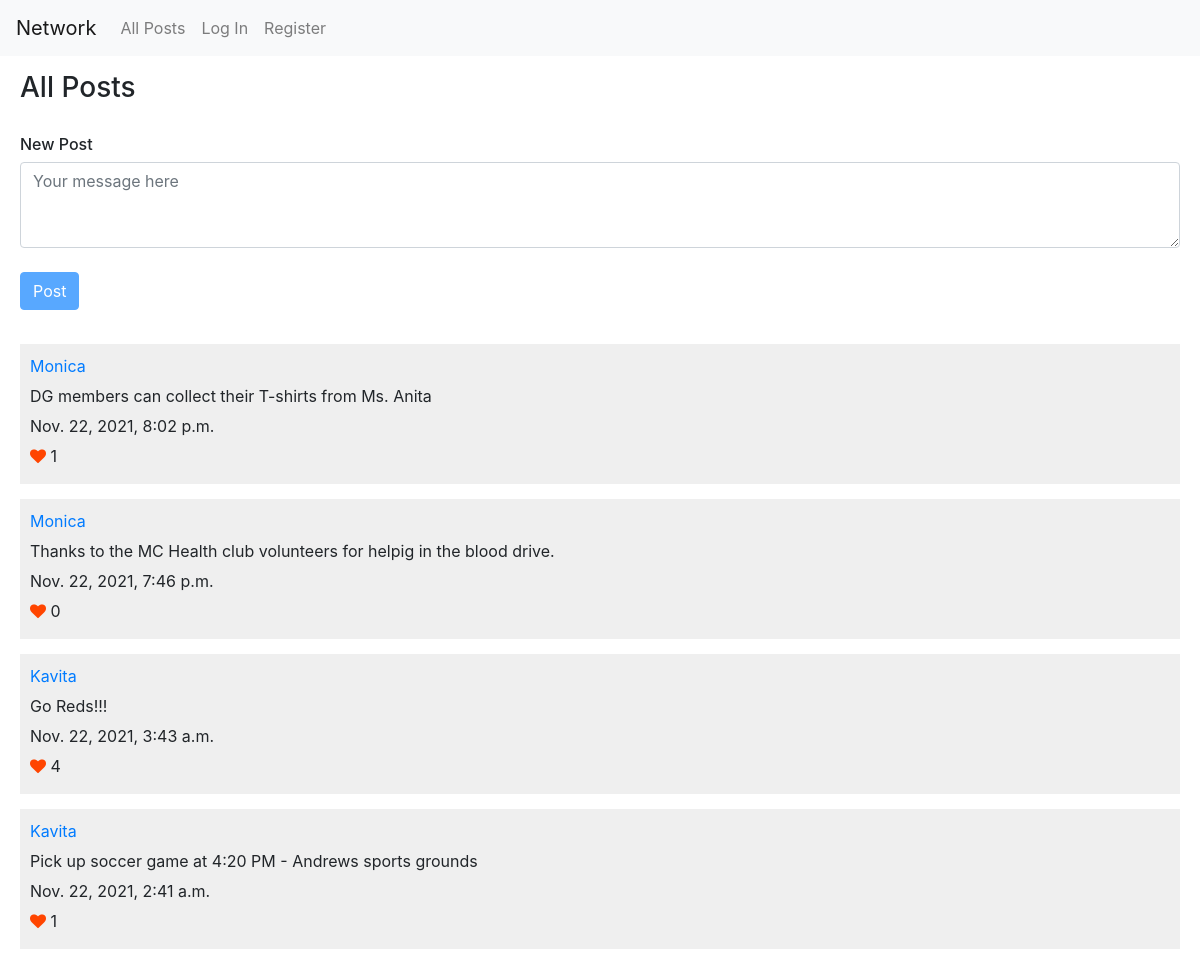
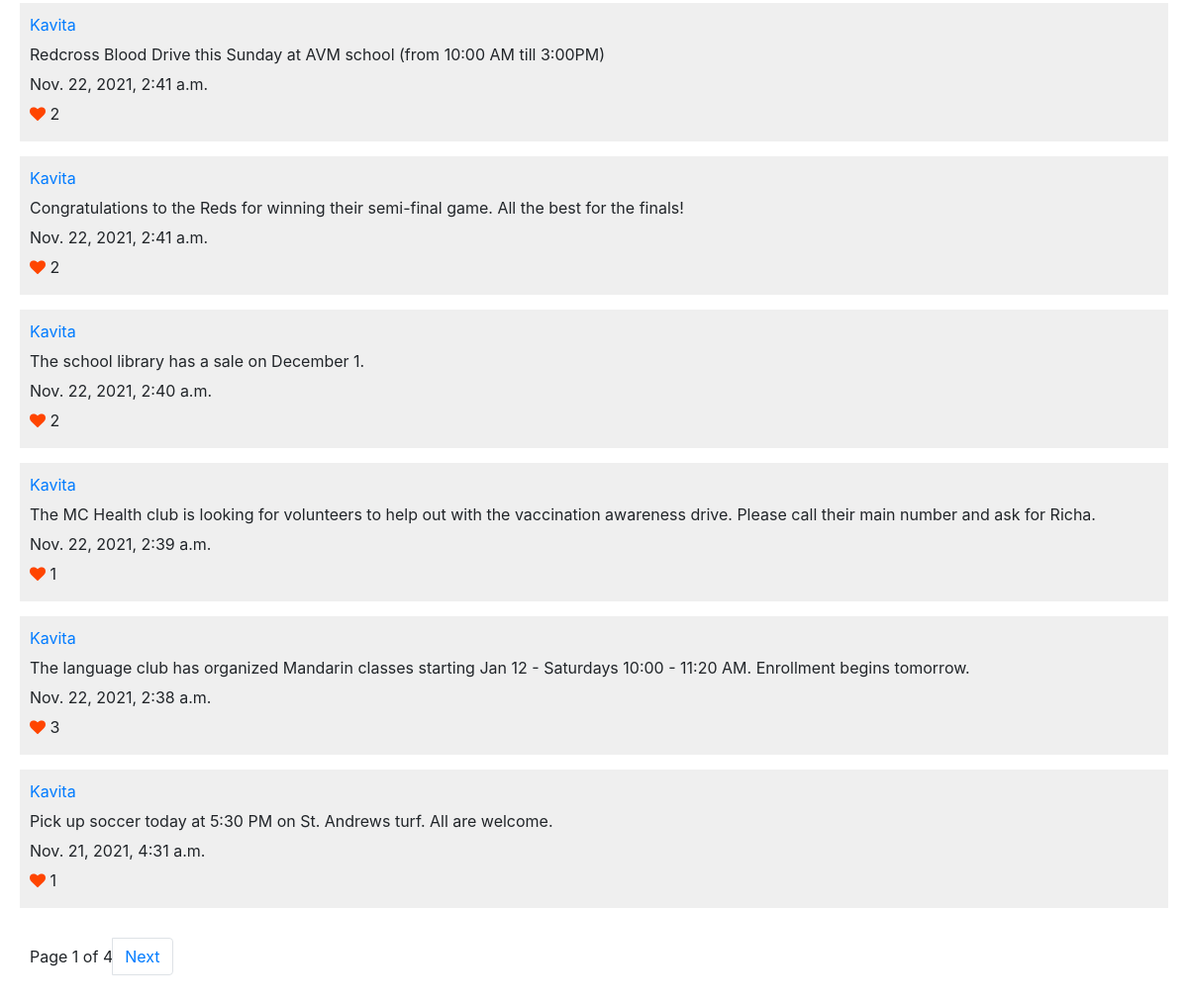
The page / on the database its author committed (2 pictures, top to bottom).
### network/models.py (models this page shows, shortened)
class Post(models.Model):
    user = models.ForeignKey(User, on_delete=models.CASCADE, related_name="posts")
    content = models.CharField(max_length = 200)
    created_at = models.DateTimeField(auto_now_add=True)
    updated_at = models.DateTimeField(auto_now=True)
    likes_count = models.IntegerField(default=0)

class User(AbstractUser):
    follower_count = models.IntegerField(default=0)
    following_count = models.IntegerField(default=0)

### network/views.py (the view)
# urls.py: path("", views.index, name="index"),
def index(request):
    posts = Post.objects.all()
    posts = posts.order_by("-created_at")
    page_obj = get_page_obj(posts, request)
    return render(request, 'network/index.html', {'page_obj': page_obj})

### network/views.py (called while the page is built)
def get_page_obj (datalist, request):
    paginator = Paginator (datalist, 10)
    page_number = request.GET.get('page')
    page_obj = paginator.get_page(page_number)
    return page_obj

### network/templates/network/index.html (shortened to what this page needs)
{% extends "network/layout.html" %}
{% load static %}
{% block body %}
<h3 class="page-hdr">All Posts</h3>
<div id="new-post">
    <h6>New Post</h6>
    <form id="post-form">
        <textarea class="form-control" rows="3" id="post-content" maxlength="256" placeholder="Your message here"></textarea><br />
        <input id="submit-button" class="btn btn-primary" type="submit"  value="Post" disabled>
    </form>
</div>
{% include "network/postsview.html" %}
{% endblock %}

### network/templates/network/postsview.html (shortened to what this page needs)
﻿<div id="posts-view">
    <div id="posts">
        {% for post in page_obj %}
        <div class="post">
            <a href="{% url 'profile'  post.user.id %}">{{ post.user.username }}</a><br>
            <div name="post_read_view">
                <span class="content">{{ post.content }}</span>
            </div>
            <span class="created_at">{{ post.created_at }}</span><br>
            <i class="fa fa-heart like_toggle"  name ="like_icon" data-pid="{{post.id}}" style="color:orangered"></i> <span class="likes_count">{{ post.likes_count }}</span><br>
        </div>
        {% endfor %}
    </div>
    <ul class="pagination">
            <li class="page-item" style="display: inline-flex; align-items: center;">
                Page {{ page_obj.number }} of {{ page_obj.paginator.num_pages }}
            </li>
            {% if page_obj.has_next %}
                <li class="page-item"><a class="page-link" href="?page={{ page_obj.next_page_number }}">Next</a></li>
            {% endif %}
    </ul>
</div>

### network/static/network/styles.css (style rules this page uses)
.page-hdr { margin-top:15px; margin-bottom: 20px; margin-left: 20px; display: inline-block; }
#posts, #new-post { margin-left: 20px; margin-top: 10px; margin-right: 20px; }
.post { margin-bottom: 15px; background-color:#efefef; padding:10px; }
.post a, .post span { display: inline-block; margin-bottom: 6px; }
.pagination { margin:30px; }
.like_toggle { cursor: pointer; }

### rows shown on the page
Post: user.username "Monica", content "DG members can collect their T-shirts from Ms. Anita", created_at "Nov. 22, 2021, 8:02 p.m.", likes_count "1"
Post: user.username "Monica", content "Thanks to the MC Health club volunteers for helpig in the blood drive.", created_at "Nov. 22, 2021, 7:46 p.m.", likes_count "0"
Post: user.username "Kavita", content "Go Reds!!!", created_at "Nov. 22, 2021, 3:43 a.m.", likes_count "4"
Post: user.username "Kavita", content "Pick up soccer game at 4:20 PM - Andrews sports grounds", created_at "Nov. 22, 2021, 2:41 a.m.", likes_count "1"
Post: user.username "Kavita", content "Redcross Blood Drive this Sunday at AVM school (from 10:00 AM till 3:00PM)", created_at "Nov. 22, 2021, 2:41 a.m.", likes_count "2"
Post: user.username "Kavita", content "Congratulations to the Reds for winning their semi-final game. All the best for the finals!", created_at "Nov. 22, 2021, 2:41 a.m.", likes_count "2"
Post: user.username "Kavita", content "The school library has a sale on December 1.", created_at "Nov. 22, 2021, 2:40 a.m.", likes_count "2"
Post: user.username "Kavita", content "The MC Health club is looking for volunteers to help out with the vaccination awareness drive. Please call their main number and ask for Richa.", created_at "Nov. 22, 2021, 2:39 a.m.", likes_count "1"
Post: user.username "Kavita", content "The language club has organized Mandarin classes starting Jan 12 - Saturdays 10:00 - 11:20 AM. Enrollment begins tomorrow.", created_at "Nov. 22, 2021, 2:38 a.m.", likes_count "3"
Post: user.username "Kavita", content "Pick up soccer today at 5:30 PM on St. Andrews turf. All are welcome.", created_at "Nov. 21, 2021, 4:31 a.m.", likes_count "1"

### other values the page prints
{{ page_obj.number }} "1"
{{ page_obj.paginator.num_pages }} "4"
